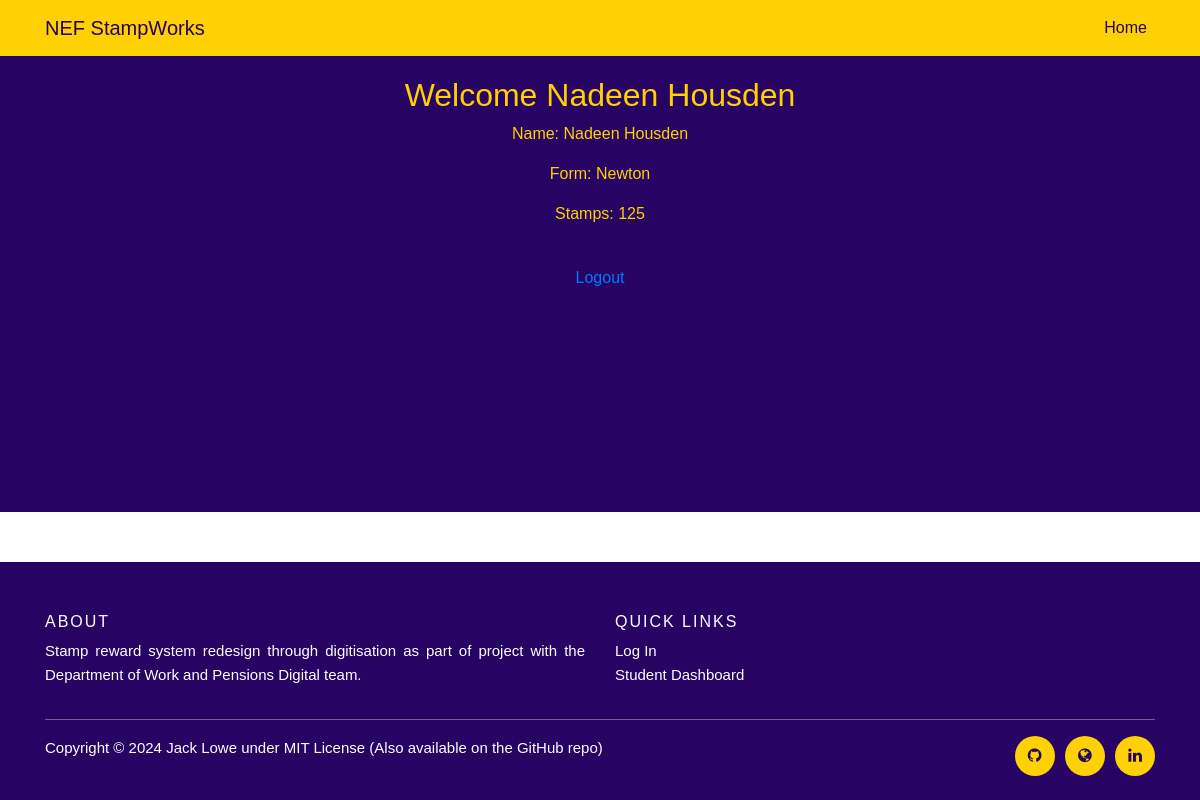
The page /student/dashboard (signed in) on the database as committed earlier.
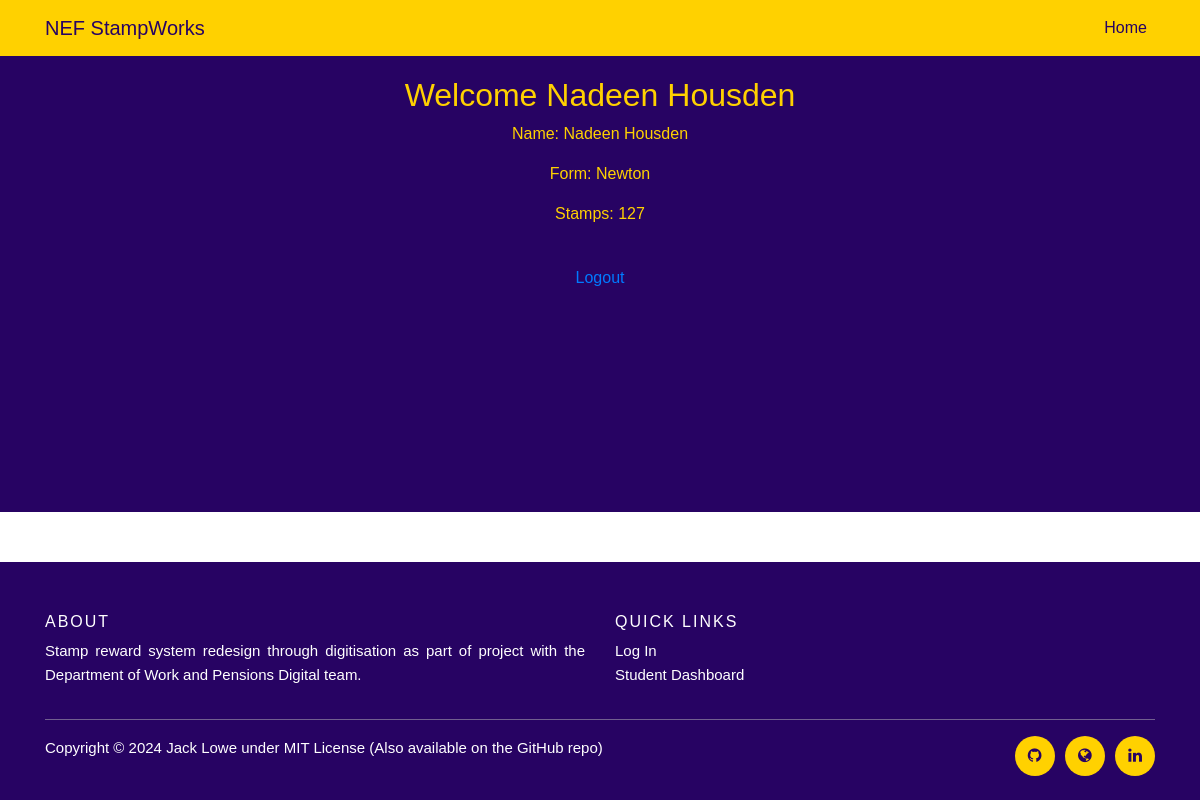
The same page on the database as committed later.
### tables this page shows
CREATE TABLE students (
	name VARCHAR(50),
	form VARCHAR(7),
	stamps INT,
	emailpre VARCHAR(50),
	mainclass VARCHAR(6),
	password VARCHAR(50)
);

### site/app.py (the view)
@app.route('/student/dashboard')
def student_dashboard():
    if 'email' not in session or 'is_staff' not in session or session['is_staff']:
        return redirect(url_for('login'))
    email = session['email']
    student_info = get_student_info(email)
    return render_template('student_dashboard.html', student_info=student_info)

### site/databaseComms.py (called while the page is built)
def dbSelect():
    return "NEF.db"

def get_student_info(emailpre):
    conn = sqlite3.connect(dbSelect())
    c = conn.cursor()
    c.execute("SELECT name, form, stamps, emailpre, mainclass FROM students WHERE emailpre=?", (emailpre,))
    student_info = c.fetchone()
    conn.close()
    return student_info

### site/templates/student_dashboard.html (shortened to what this page needs)
<!DOCTYPE html>
<html lang="en">
<head>
    <link rel="stylesheet" href="https://maxcdn.bootstrapcdn.com/bootstrap/4.5.2/css/bootstrap.min.css">
    <link rel="stylesheet" href="{{ url_for('static', filename='css/styles.css') }}">
    <link rel="stylesheet" href="https://cdnjs.cloudflare.com/ajax/libs/font-awesome/4.7.0/css/font-awesome.min.css">
</head>
<body>
    <nav class="navbar sticky-top navbar-expand-lg navbar-light bg-light">
        <div class="container">
            <a class="navbar-brand" href="/">NEF StampWorks</a>
            <div class="collapse navbar-collapse" id="navbarSupportedContent">
                <ul class="navbar-nav ml-auto">
                    <li class="nav-item">
                        <a class="nav-link" href="/">Home</a>
                    </li>
                </ul>
            </div>
        </div>
    </nav>
    <div class="content">
    <h2>Welcome {{ student_info[0] }}</h2>
    <p>Name: {{ student_info[0] }}</p>
    <p>Form: {{ student_info[1] }}</p>
    <p>Stamps: {{ student_info[2] }}</p>
    <br>
    <a href="/logout">Logout</a>
    </div>
    <footer class="site-footer">
        <div class="container">
          <div class="row">
            <div class="col-sm-12 col-md-6">
              <h6>About</h6>
              <p class="text-justify">Stamp reward system redesign through digitisation as part of project with the Department of Work and Pensions Digital team.</p>
            </div>
            <div class="col-xs-6 col-md-3">
              <h6>Quick Links</h6>
              <ul class="footer-links">
                <li><a href="/login">Log In</a></li>
                <li><a href="/student_dashboard">Student Dashboard</a></li>
              </ul>
            </div>
          </div>
          <hr>
        </div>
        <div class="container">
          <div class="row">
            <div class="col-md-8 col-sm-6 col-xs-12">
              <p class="copyright-text">Copyright &copy; 2024 <a href="https://github.com/Jack-Lowe-7/">Jack Lowe</a> under <a href="/license">MIT License</a> (Also available on the <a href="https://github.com/Jack-Lowe-7/DWP-Project">GitHub repo</a>)
              </p>
            </div>
            <div class="col-md-4 col-sm-6 col-xs-12">
              <ul class="social-icons">
                <li><a class="github" href="https://github.com/Jack-Lowe-7/"><i class="fa fa-github"></i></a></li>
                <li><a class="site" href="https://jacklowe.dev"><i class="	fa fa-globe"></i></a></li>
                <li><a class="linkedin" href="https://linkedin.com/in/jacklowe7/"><i class="fa fa-linkedin"></i></a></li>
              </ul>
            </div>
          </div>
        </div>
  </footer>
</body>
</html>

### site/static/css/styles.css (style rules this page uses)
html, body { height: 100%; }
body { font-family: 'NeueRegrade-Regular', Arial, sans-serif; display: flex; flex-direction: column; }
.content { flex: 1 0 auto; background-color: #270363; justify-content: center; text-align: center; color: #ffd100; padding-top: 20px; }
.site-footer { background-color:#270363; padding:45px 0 20px; font-size:15px; line-height:24px; color:#ffffff; margin-top: 50px; flex-shrink: 0; }
.site-footer hr { border-top-color:#bbb; opacity:0.5 }
.site-footer h6 { color:#fff; font-size:16px; text-transform:uppercase; margin-top:5px; letter-spacing:2px }
.site-footer a { color:#ffffff; }
.footer-links { padding-left:0; list-style:none }
.footer-links li { display:block }
.footer-links a { color:#ffffff }
.site-footer .social-icons { text-align:right }
.site-footer .social-icons a { width:40px; height:40px; line-height:40px; margin-left:6px; margin-right:0; border-radius:100%; background-color:#ffd100 }
.copyright-text { margin:0 }
.social-icons { padding-left:0; margin-bottom:0; list-style:none }
.social-icons li { display:inline-block; margin-bottom:4px }
.social-icons a { background-color:#eceeef; color:#270363; font-size:16px; display:inline-block; line-height:44px; width:44px; height:44px; text-align:center; margin-right:8px; border-radius:100%; -webkit-transition:all .2s linear; -o-transition:all .2s linear; transition:all .2s linear }
.navbar { background-color: #ffd100 !important; }
.nav-item a { color: #270363 !important; }
.navbar-brand { color: #270363 !important; }

Rows that differ between the two databases and show on the page:
changed students "Nadeen Housden": stamps "125" → "127"
